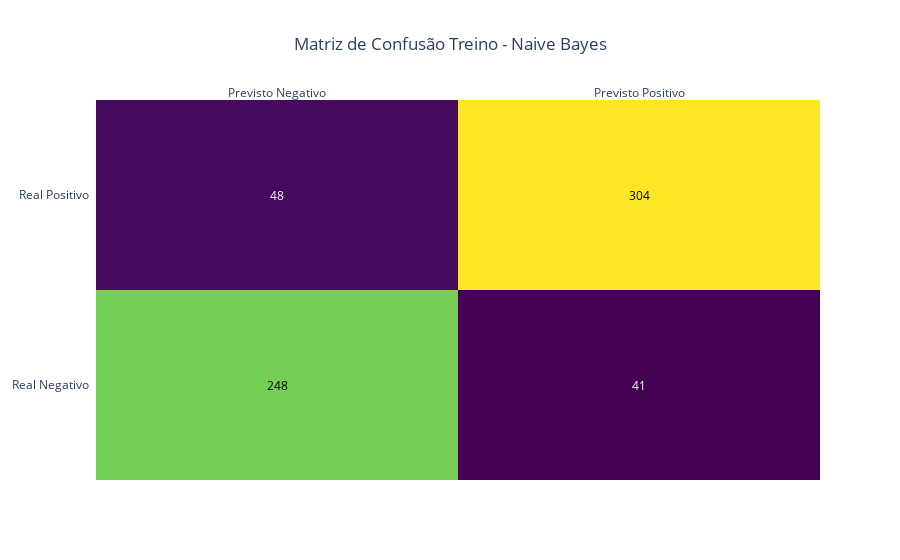

The cell this chart's notebook holds for it:
### Code cell
# GRAFICO DA MATRIZ DE CONFUSÃO

z = matriz_confusao_treino

x= ['Previsto Negativo', 'Previsto Positivo']
y= ['Real Negativo', 'Real Positivo']

fig = ff.create_annotated_heatmap(z, x=x, y=y, colorscale='Viridis')
fig = ff.create_annotated_heatmap(z, x=x, y=y, colorscale='Viridis')
fig.update_layout(title_text='Matriz de Confusão Treino - Naive Bayes', title_x=0.5)

fig.show()

### Figure 1 — Plotly figure (JSON) as saved in the notebook; plotly's stock layout.template omitted (floating-point values rounded to 4 significant figures)
{"data": [{"colorscale": [[0, "#440154"], [0.1111, "#482878"], [0.2222, "#3e4989"], [0.3333, "#31688e"], [0.4444, "#26828e"], [0.5556, "#1f9e89"], [0.6667, "#35b779"], [0.7778, "#6ece58"], [0.8889, "#b5de2b"], [1, "#fde725"]], "reversescale": false, "showscale": false, "type": "heatmap", "x": ["Previsto Negativo", "Previsto Positivo"], "y": ["Real Negativo", "Real Positivo"], "z": [[248, 41], [48, 304]]}], "layout": {"annotations": [{"font": {"color": "#000000"}, "showarrow": false, "text": "248", "x": "Previsto Negativo", "xref": "x", "y": "Real Negativo", "yref": "y"}, {"font": {"color": "#FFFFFF"}, "showarrow": false, "text": "41", "x": "Previsto Positivo", "xref": "x", "y": "Real Negativo", "yref": "y"}, {"font": {"color": "#FFFFFF"}, "showarrow": false, "text": "48", "x": "Previsto Negativo", "xref": "x", "y": "Real Positivo", "yref": "y"}, {"font": {"color": "#000000"}, "showarrow": false, "text": "304", "x": "Previsto Positivo", "xref": "x", "y": "Real Positivo", "yref": "y"}], "title": {"text": "Matriz de Confusão Treino - Naive Bayes", "x": 0.5}, "xaxis": {"dtick": 1, "gridcolor": "rgb(0, 0, 0)", "side": "top", "ticks": ""}, "yaxis": {"dtick": 1, "ticks": "", "ticksuffix": "  "}}}
